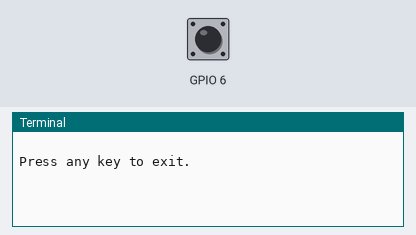
Simulated run of this program. Board: Raspberry Pi (BCM pin numbers). Parts: the last lines printed to the terminal. The test bench sets the inputs (shaded band); at power-on: GPIO 6 LOW. Sound played through the audio output is not drawn and takes no time.

Above: at 1.2 s.
1.3 s: GPIO 6 pulled HIGH for 0.15 s
At 1.43 s:
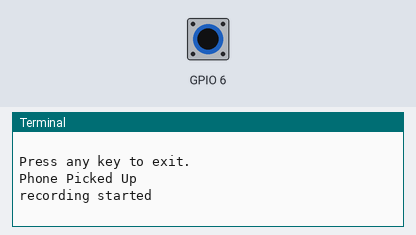
At 2.7 s:
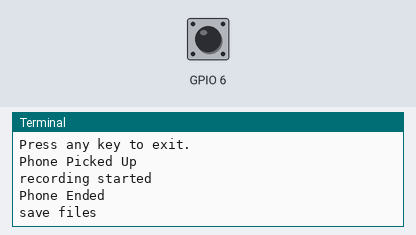

The program:

gpio_tester.py
```python
import RPi.GPIO as GPIO
import pygame

PREVIOUS_PHONE_STATUS=-1
SOUND_PLAYING=None

def stop_sound():
    if ((SOUND_PLAYING is not None) and (SOUND_PLAYING.get_busy())):
        SOUND_PLAYING.stop()
        print("Stopping sound")

def play_welcome_sound():
    global SOUND_PLAYING
    sound = pygame.mixer.Sound('sounds/welcome.wav')
    SOUND_PLAYING = sound.play()

def record_sound():
    print("recording started")

def reset():
    stop_sound()

def cleanup():
    print("save files")

def phone_callback(channel):
    global PREVIOUS_PHONE_STATUS
    current_phone_status = GPIO.input(channel)

    if (PREVIOUS_PHONE_STATUS == current_phone_status):
        return

    # When a person picks up the phone
    if (current_phone_status == GPIO.HIGH):
        print("Phone Picked Up")
        play_welcome_sound()
        record_sound()
    # When a person ends the phone call
    else:
        print("Phone Ended")
        cleanup()
        reset()

    PREVIOUS_PHONE_STATUS = current_phone_status

try:
    pygame.mixer.init()
    GPIO.setmode(GPIO.BCM)
    GPIO.setup(6, GPIO.IN, pull_up_down=GPIO.PUD_DOWN)
    GPIO.add_event_detect(6, GPIO.BOTH, callback=phone_callback)

    # TODO: Button or other inputs to trigger an exit
    message = input('\nPress any key to exit.\n')

finally:
    GPIO.cleanup()

print("Goodbye!")
```

Measured:
- after the input at 1.3 s, the terminal: prints a new line at once (image 1)
